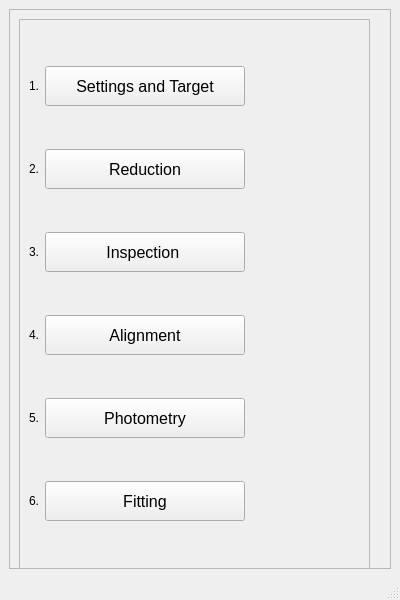
<?xml version="1.0" encoding="UTF-8"?>
<ui version="4.0">
 <class>MainMenu</class>
 <widget class="QMainWindow" name="MainMenu">
  <property name="geometry">
   <rect>
    <x>0</x>
    <y>0</y>
    <width>400</width>
    <height>600</height>
   </rect>
  </property>
  <property name="minimumSize">
   <size>
    <width>400</width>
    <height>600</height>
   </size>
  </property>
  <property name="windowTitle">
   <string>MainWindow</string>
  </property>
  <widget class="QWidget" name="centralwidget">
   <layout class="QGridLayout" name="gridLayout">
    <item row="0" column="0">
     <widget class="QFrame" name="centralframe">
      <property name="styleSheet">
       <string notr="true"/>
      </property>
      <property name="frameShape">
       <enum>QFrame::StyledPanel</enum>
      </property>
      <property name="frameShadow">
       <enum>QFrame::Raised</enum>
      </property>
      <widget class="QFrame" name="buttons_frame">
       <property name="geometry">
        <rect>
         <x>10</x>
         <y>10</y>
         <width>351</width>
         <height>551</height>
        </rect>
       </property>
       <property name="styleSheet">
        <string notr="true"/>
       </property>
       <property name="frameShape">
        <enum>QFrame::StyledPanel</enum>
       </property>
       <property name="frameShadow">
        <enum>QFrame::Raised</enum>
       </property>
       <layout class="QGridLayout" name="gridLayout_2">
        <item row="0" column="0">
         <layout class="QHBoxLayout" name="horizontalLayout">
          <item>
           <widget class="QLabel" name="label_6">
            <property name="minimumSize">
             <size>
              <width>0</width>
              <height>0</height>
             </size>
            </property>
            <property name="text">
             <string>1.</string>
            </property>
           </widget>
          </item>
          <item>
           <widget class="QPushButton" name="settings_target_btn">
            <property name="minimumSize">
             <size>
              <width>200</width>
              <height>40</height>
             </size>
            </property>
            <property name="maximumSize">
             <size>
              <width>16777215</width>
              <height>16777215</height>
             </size>
            </property>
            <property name="font">
             <font>
              <family>Arial</family>
              <pointsize>12</pointsize>
              <weight>50</weight>
              <italic>false</italic>
              <bold>false</bold>
             </font>
            </property>
            <property name="text">
             <string>Settings and Target</string>
            </property>
           </widget>
          </item>
          <item>
           <spacer name="horizontalSpacer">
            <property name="orientation">
             <enum>Qt::Horizontal</enum>
            </property>
            <property name="sizeHint" stdset="0">
             <size>
              <width>40</width>
              <height>20</height>
             </size>
            </property>
           </spacer>
          </item>
         </layout>
        </item>
        <item row="1" column="0">
         <layout class="QHBoxLayout" name="horizontalLayout_2">
          <item>
           <widget class="QLabel" name="label_5">
            <property name="text">
             <string>2.</string>
            </property>
           </widget>
          </item>
          <item>
           <widget class="QPushButton" name="reduction_btn">
            <property name="minimumSize">
             <size>
              <width>200</width>
              <height>40</height>
             </size>
            </property>
            <property name="font">
             <font>
              <family>Arial</family>
              <pointsize>12</pointsize>
              <weight>50</weight>
              <italic>false</italic>
              <bold>false</bold>
             </font>
            </property>
            <property name="text">
             <string>Reduction</string>
            </property>
           </widget>
          </item>
          <item>
           <spacer name="horizontalSpacer_2">
            <property name="orientation">
             <enum>Qt::Horizontal</enum>
            </property>
            <property name="sizeHint" stdset="0">
             <size>
              <width>40</width>
              <height>20</height>
             </size>
            </property>
           </spacer>
          </item>
         </layout>
        </item>
        <item row="2" column="0">
         <layout class="QHBoxLayout" name="horizontalLayout_3">
          <item>
           <widget class="QLabel" name="label_4">
            <property name="text">
             <string>3.</string>
            </property>
           </widget>
          </item>
          <item>
           <widget class="QPushButton" name="inspection_btn">
            <property name="minimumSize">
             <size>
              <width>200</width>
              <height>40</height>
             </size>
            </property>
            <property name="font">
             <font>
              <family>Arial</family>
              <pointsize>12</pointsize>
             </font>
            </property>
            <property name="text">
             <string>Inspection </string>
            </property>
           </widget>
          </item>
          <item>
           <spacer name="horizontalSpacer_3">
            <property name="orientation">
             <enum>Qt::Horizontal</enum>
            </property>
            <property name="sizeHint" stdset="0">
             <size>
              <width>40</width>
              <height>20</height>
             </size>
            </property>
           </spacer>
          </item>
         </layout>
        </item>
        <item row="3" column="0">
         <layout class="QHBoxLayout" name="horizontalLayout_4">
          <item>
           <widget class="QLabel" name="label_3">
            <property name="text">
             <string>4.</string>
            </property>
           </widget>
          </item>
          <item>
           <widget class="QPushButton" name="alignment_btn">
            <property name="minimumSize">
             <size>
              <width>200</width>
              <height>40</height>
             </size>
            </property>
            <property name="font">
             <font>
              <family>Arial</family>
              <pointsize>12</pointsize>
             </font>
            </property>
            <property name="text">
             <string>Alignment</string>
            </property>
           </widget>
          </item>
          <item>
           <spacer name="horizontalSpacer_4">
            <property name="orientation">
             <enum>Qt::Horizontal</enum>
            </property>
            <property name="sizeHint" stdset="0">
             <size>
              <width>40</width>
              <height>20</height>
             </size>
            </property>
           </spacer>
          </item>
         </layout>
        </item>
        <item row="4" column="0">
         <layout class="QHBoxLayout" name="horizontalLayout_5">
          <item>
           <widget class="QLabel" name="label_2">
            <property name="text">
             <string>5.</string>
            </property>
           </widget>
          </item>
          <item>
           <widget class="QPushButton" name="photometry_btn">
            <property name="minimumSize">
             <size>
              <width>200</width>
              <height>40</height>
             </size>
            </property>
            <property name="maximumSize">
             <size>
              <width>16777215</width>
              <height>16777215</height>
             </size>
            </property>
            <property name="font">
             <font>
              <family>Arial</family>
              <pointsize>12</pointsize>
             </font>
            </property>
            <property name="text">
             <string>Photometry</string>
            </property>
           </widget>
          </item>
          <item>
           <spacer name="horizontalSpacer_5">
            <property name="orientation">
             <enum>Qt::Horizontal</enum>
            </property>
            <property name="sizeHint" stdset="0">
             <size>
              <width>40</width>
              <height>20</height>
             </size>
            </property>
           </spacer>
          </item>
         </layout>
        </item>
        <item row="5" column="0">
         <layout class="QHBoxLayout" name="horizontalLayout_6">
          <item>
           <widget class="QLabel" name="label">
            <property name="text">
             <string>6.</string>
            </property>
           </widget>
          </item>
          <item>
           <widget class="QPushButton" name="fitting_btn">
            <property name="minimumSize">
             <size>
              <width>200</width>
              <height>40</height>
             </size>
            </property>
            <property name="font">
             <font>
              <family>MS Shell Dlg 2</family>
              <pointsize>12</pointsize>
              <weight>50</weight>
              <italic>false</italic>
              <bold>false</bold>
             </font>
            </property>
            <property name="autoFillBackground">
             <bool>false</bool>
            </property>
            <property name="styleSheet">
             <string notr="true">font: 12pt &quot;MS Shell Dlg 2&quot;;</string>
            </property>
            <property name="text">
             <string>Fitting</string>
            </property>
            <property name="checkable">
             <bool>false</bool>
            </property>
            <property name="autoDefault">
             <bool>false</bool>
            </property>
            <property name="default">
             <bool>false</bool>
            </property>
            <property name="flat">
             <bool>false</bool>
            </property>
           </widget>
          </item>
          <item>
           <spacer name="horizontalSpacer_6">
            <property name="orientation">
             <enum>Qt::Horizontal</enum>
            </property>
            <property name="sizeHint" stdset="0">
             <size>
              <width>40</width>
              <height>20</height>
             </size>
            </property>
           </spacer>
          </item>
         </layout>
        </item>
       </layout>
      </widget>
     </widget>
    </item>
   </layout>
  </widget>
  <widget class="QMenuBar" name="menubar">
   <property name="geometry">
    <rect>
     <x>0</x>
     <y>0</y>
     <width>400</width>
     <height>21</height>
    </rect>
   </property>
  </widget>
  <widget class="QStatusBar" name="statusbar"/>
 </widget>
 <resources/>
 <connections/>
</ui>
